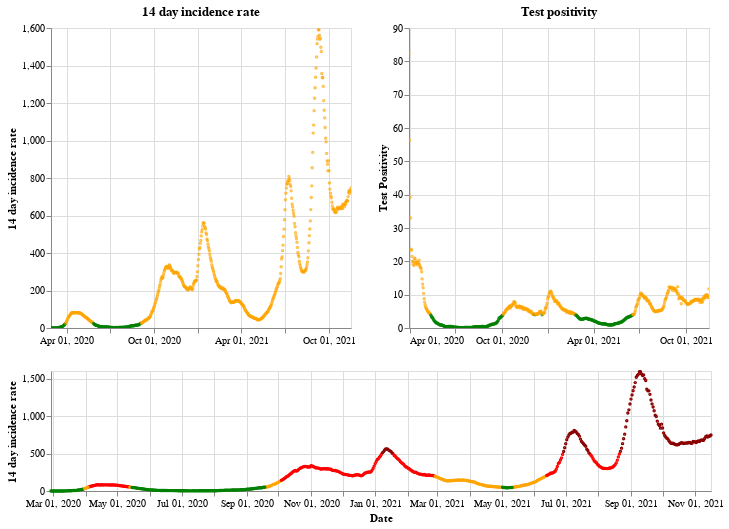

This figure's notebook cell:
### Markdown cell above
## Scotland

### Code cell
plot_traffic_light('Scotland')

### Figure 1 — Vega-Lite specification as saved in the notebook (floating-point values rounded to 4 significant figures; data arrays with more than 128 entries replaced by an {"elided": "..."} marker saying what was removed)
{"config": {"view": {"continuousWidth": 400, "continuousHeight": 300}}, "vconcat": [{"hconcat": [{"mark": {"type": "point", "size": 2}, "encoding": {"color": {"condition": {"value": "green", "test": "(datum.twoWeeklyCasesRate <= 25)"}, "value": "orange"}, "tooltip": [{"type": "nominal", "field": "areaName"}, {"type": "temporal", "field": "date"}, {"type": "quantitative", "field": "twoWeeklyCasesRate"}, {"type": "quantitative", "field": "testPositivity"}], "x": {"type": "temporal", "axis": {"title": ""}, "field": "date", "scale": {"domain": {"selection": "DateBrush"}}, "timeUnit": "yearmonthdate"}, "y": {"type": "quantitative", "axis": {"title": "14 day incidence rate"}, "field": "twoWeeklyCasesRate"}}, "title": "14 day incidence rate", "width": 300}, {"mark": {"type": "point", "size": 2}, "encoding": {"color": {"condition": {"value": "green", "test": "(datum.testPositivity <= 4)"}, "value": "orange"}, "tooltip": [{"type": "nominal", "field": "areaName"}, {"type": "temporal", "field": "date"}, {"type": "quantitative", "field": "twoWeeklyCasesRate"}, {"type": "quantitative", "field": "testPositivity"}], "x": {"type": "temporal", "axis": {"title": ""}, "field": "date", "scale": {"domain": {"selection": "DateBrush"}}, "timeUnit": "yearmonthdate"}, "y": {"type": "quantitative", "axis": {"title": "Test Positivity"}, "field": "testPositivity"}}, "title": "Test positivity", "width": 300}]}, {"layer": [{"mark": {"type": "point", "size": 2}, "encoding": {"color": {"condition": {"value": "orange", "test": "(((datum.testPositivity < 4) && (datum.twoWeeklyCasesRate >= 50)) && (datum.twoWeeklyCasesRate < 200))"}, "value": "red"}, "opacity": {"condition": {"value": 1, "test": "((datum.twoWeeklyCasesRate >= 50) && (datum.twoWeeklyCasesRate < 500))"}, "value": 0}, "tooltip": [{"type": "nominal", "field": "areaName"}, {"type": "temporal", "field": "date"}, {"type": "quantitative", "field": "twoWeeklyCasesRate"}, {"type": "quantitative", "field": "testPositivity"}], "x": {"type": "temporal", "axis": {"title": "Date"}, "field": "date", "timeUnit": "yearmonthdate"}, "y": {"type": "quantitative", "axis": {"title": "14 day incidence rate"}, "field": "twoWeeklyCasesRate"}}, "selection": {"DateBrush": {"type": "interval", "encodings": ["x"], "fields": ["Time"]}}}, {"mark": {"type": "point", "size": 2}, "encoding": {"color": {"value": "darkred"}, "opacity": {"condition": {"value": 1, "test": "(datum.twoWeeklyCasesRate >= 500)"}, "value": 0}, "tooltip": [{"type": "nominal", "field": "areaName"}, {"type": "temporal", "field": "date"}, {"type": "quantitative", "field": "twoWeeklyCasesRate"}, {"type": "quantitative", "field": "testPositivity"}], "x": {"type": "temporal", "axis": {"title": "Date"}, "field": "date", "timeUnit": "yearmonthdate"}, "y": {"type": "quantitative", "axis": {"title": "14 day incidence rate"}, "field": "twoWeeklyCasesRate"}}}, {"mark": {"type": "point", "size": 2}, "encoding": {"color": {"condition": {"value": "green", "test": "((datum.testPositivity < 4) && (datum.twoWeeklyCasesRate < 50))"}, "value": "orange"}, "opacity": {"condition": {"value": 1, "test": "(datum.twoWeeklyCasesRate < 50)"}, "value": 0}, "tooltip": [{"type": "nominal", "field": "areaName"}, {"type": "temporal", "field": "date"}, {"type": "quantitative", "field": "twoWeeklyCasesRate"}, {"type": "quantitative", "field": "testPositivity"}], "x": {"type": "temporal", "axis": {"title": "Date"}, "field": "date", "timeUnit": "yearmonthdate"}, "y": {"type": "quantitative", "axis": {"title": "14 day incidence rate"}, "field": "twoWeeklyCasesRate"}}}], "height": 120, "width": 660}], "data": {"name": "data-09c6376fc69dcdbf1ead79fe81bf297e"}, "$schema": "https://vega.github.io/schema/vega-lite/v4.8.1.json", "datasets": {"data-09c6376fc69dcdbf1ead79fe81bf297e": {"elided": "628 records"}}}
